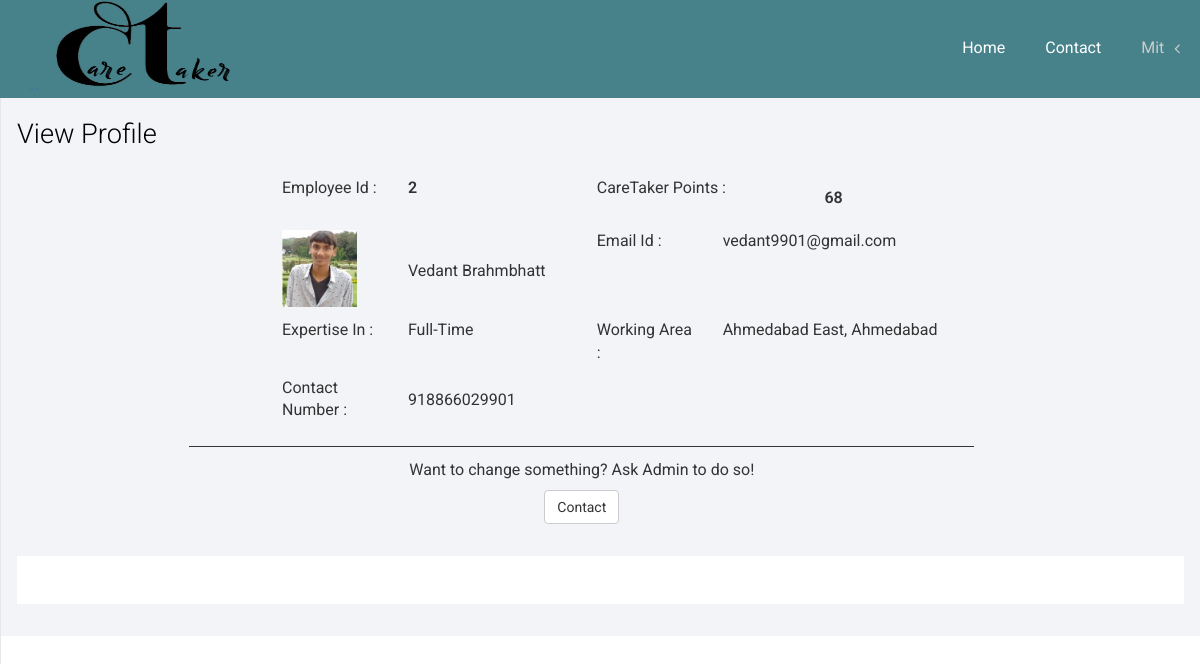
The app's page /CT/VProfile.php (signed in) with its own data.
### tables this page shows
CREATE TABLE IF NOT EXISTS `caretaker_master` (
`Emp_id` int(8) NOT NULL,
  `First_name` varchar(16) NOT NULL,
  `Last_name` varchar(16) DEFAULT NULL,
  `Email_ID` varchar(32) NOT NULL,
  `Profile_image` text NOT NULL,
  `User_type` varchar(5) NOT NULL DEFAULT 'CT',
  `Service_id` int(2) NOT NULL,
  `City_id` int(4) NOT NULL,
  `Area_id` int(8) NOT NULL,
  `Contact_no` bigint(10) NOT NULL,
  `Points` int(4) NOT NULL DEFAULT '50',
  `Available` tinyint(1) NOT NULL DEFAULT '1',
  `Password` varchar(32) NOT NULL DEFAULT 'caretaker',
  `Deleted` tinyint(1) NOT NULL DEFAULT '0',
  `Time_Stamp` date NOT NULL
);

CREATE TABLE IF NOT EXISTS `service_master` (
`Service_id` int(50) NOT NULL,
  `Service_type` varchar(50) NOT NULL,
  `Service_fees` int(50) DEFAULT NULL,
  `Deleted` tinyint(1) NOT NULL DEFAULT '0'
);

CREATE TABLE IF NOT EXISTS `area_master` (
`Area_id` int(8) NOT NULL,
  `Area_name` varchar(16) NOT NULL,
  `City_id` int(4) NOT NULL,
  `Deleted` tinyint(1) NOT NULL DEFAULT '0'
);

CREATE TABLE IF NOT EXISTS `city_master` (
`City_id` int(4) NOT NULL,
  `City_name` varchar(16) NOT NULL,
  `Deleted` tinyint(1) NOT NULL DEFAULT '0'
);

### CT/VProfile.php (the view, shortened to what this page needs)
<!DOCTYPE HTML>
<html style="background-color: #FFF;">
<?php
require("../connection.php");
require_once("Navigation.php");
?>
<head>
</head>
<body>
<div id="wrapper">
    <div id="page-wrapper" style="margin-left: 0px; min-height: 399px;">
        <div class="graphs">
            <div class="xs" style="margin-top: 88px;">
                <h3>View Profile</h3>
                <?php
                    $SPSelect="SELECT * FROM `caretaker_master` WHERE Emp_id='{$_SESSION['User_id']}'";
                    $SPResult=mysql_query($SPSelect,$con);
                    $SPRow=mysql_fetch_assoc($SPResult);
                    $SSelect="SELECT Service_type FROM `service_master` WHERE Service_id='{$SPRow['Service_id']}'";
                    $SResult=mysql_query($SSelect,$con);
                    $SRow=mysql_fetch_assoc($SResult);
                    $CSelect="SELECT City_name FROM `city_master` WHERE City_id='{$SPRow['City_id']}'";
                    $CResult=mysql_query($CSelect,$con);
                    $CRow=mysql_fetch_assoc($CResult);
                    $ASelect="SELECT Area_name FROM `area_master` WHERE Area_id='{$SPRow['Area_id']}'";
                    $AResult=mysql_query($ASelect,$con);
                    $ARow=mysql_fetch_assoc($AResult);
                ?>
                <div class="tab-content col_3" style="margin-top: 24px;">
                    <div class="tab-pane active" id="horizontal-form">
                        <div class="col-sm-10" style="margin-bottom: 12px;">
                            <div class="col-sm-2"> </div>
                            <div class="col-sm-10" style="padding-bottom: 8px;">
                                <div class="col-sm-1"> </div>
                                <div class="col-sm-2">Employee Id :</div>
                                <div class="col-sm-2" style="font-weight: 600"><?php echo $SPRow['Emp_id'];?></div>
                                <div class="col-sm-1"> </div>
                                <div class="col-sm-3">CareTaker Points :</div>
                                <div class="col-sm-2" style="padding-top: 10px;font-weight: 600;" align="center"><?php echo $SPRow['Points'];?></div>
                            </div>
                        </div>
                        <div class="col-sm-10">
                            <div class="col-sm-2"> </div>
                            <div class="col-sm-10">
                                <div class="col-sm-1"> </div>
                                <div class="col-sm-2"><img src="../images/<?php echo $SPRow['Profile_image']?>" width="75"></div>
                                <div class="col-sm-3" style="padding-top: 30px;"><?php echo $SPRow['First_name']." ".$SPRow['Last_name'];?></div>
                                <div class="col-sm-2">Email Id :</div>
                                <div class="col-sm-2"><?php echo $SPRow['Email_ID'];?></div>
                            </div>
                        </div>
                        <div class="col-sm-10" style="margin-top: 12px;">
                            <div class="col-sm-2"> </div>
                            <div class="col-sm-10">
                                <div class="col-sm-1"> </div>
                                <div class="col-sm-2">Expertise In :</div>
                                <div class="col-sm-2"><?php echo $SRow['Service_type'];?></div>
                                <div class="col-sm-1"> </div>
                                <div class="col-sm-2">Working Area :</div>
                                <div class="col-sm-4"><?php echo $ARow['Area_name'];?>, <?php echo $CRow['City_name'];?></div>
                            </div>
                        </div>
                        <div class="col-sm-10" style="margin-bottom: 12px;margin-top: 12px;">
                            <div class="col-sm-2"> </div>
                            <div class="col-sm-10"  style="border-bottom: 1px solid;padding-bottom: 24px;">
                                <div class="col-sm-1"> </div>
                                <div class="col-sm-2">Contact Number :</div>
                                <div class="col-sm-2" style="padding-top: 12px;"><?php echo $SPRow['Contact_no'];?></div>
                            </div>
                        </div>
                        <div class="col-sm-10" align="center">
                            <div class="col-sm-2"> </div>
                            Want to change something? Ask Admin to do so!
                        </div>
                        <div class="col-sm-10" align="center" style="padding-top: 8px;">
                            <div class="col-sm-2"> </div>
                            <a href="Feedback.php" class="btn btn-default">Contact</a>
                        </div>
                    </div>
                </div>
                <div class="clearfix"> </div>
                <div class="copy_layout" style="margin-top: 32px;">
                </div>
            </div>
        </div>
    </div>
</div>
</body>
</html>

### CT/Navigation.php (shortened to what this page needs)
<head>
    <link href="../css/bootstrap.min.css" rel='stylesheet' type='text/css' />
    <link href="../css/style.css" rel='stylesheet' type='text/css' />
    <link href="../css/font-awesome.css" rel="stylesheet">
    <link href="../css/custom.css" rel="stylesheet">
</head>
<nav class="top1 navbar navbar-default navbar-static-top" role="navigation" style="margin-bottom: 0;border-bottom-width: 0px;height: 98px;position: fixed;right: 0;left: 0;z-index: 1030;top: 0;">
    <div class="navbar-header">
        <a class="navbar-brand" href="index.php" style="padding-top: 0px;"><img src="../images/CT%20LOGO.png" height="90" width="240"></a>
    </div>
    <ul class="nav navbar-nav navbar-right">
        <li>
            <a href="index.php" aria-expanded="false" style="display: block;margin-top: 20px;margin-right: 20px;<?php if(basename($_SERVER['PHP_SELF'])=="index.php"){ echo "color: #CCCCCC";}?>">
                Home
            </a>
        </li>
        <li>
            <a href="Feedback.php" aria-expanded="false" style="display: block;margin-top: 20px;margin-right: 20px;<?php if(basename($_SERVER['PHP_SELF'])=="Feedback.php"){ echo "color: #CCCCCC";}?>">
                Contact
            </a>
        </li>
        <li class="dropdown sidebar" style="margin-top: 20px;width: auto;">
            <a href="#" class="dropdown-toggle avatar" data-toggle="dropdown" style="width: auto; padding-left: auto;"><?php echo $_SESSION["First_name"];?><span class="fa arrow" style="margin-top: 20px;margin-left: 10px;"></span></a>
        </li>
    </ul>
</nav>

### css/style.css (style rules this page uses)
h4, h5, h6, h1, h2, h3 { margin-top: 0; }
ul, ol { margin: 0; }
html, body { font-family: 'Roboto', sans-serif; font-size: 100%; background:#000; overflow-x: hidden; }
body a { transition:0.5s all; -webkit-transition:0.5s all; -moz-transition:0.5s all; -o-transition:0.5s all; -ms-transition:0.5s all; }
.navbar .navbar-nav li a { padding: 0 10px; line-height: 56px; position: relative; }
.but_list, .tab-content { margin:1.5em 0 0 0; }
nav.top1.navbar.navbar-default.navbar-static-top { background-color: rgba(71, 130, 139, 1); font-family: 'Roboto', sans-serif; }
.navbar-default .navbar-brand { color: #fff !important; font-size: 30px; font-weight: 500; }
.navbar-right { margin-right: 10px !important; }
.navbar-right li { display:inline-block; }
ul.nav.navbar-nav.navbar-right { height: 51px; }
.navbar-default .navbar-nav>.active>a, .navbar-default .navbar-nav>.active>a:focus, .navbar-default .navbar-nav>.active>a:hover { background-color:rgba(231, 231, 231, 0) !important; }
.col_3 { margin-bottom:1em; }
.graphs { padding: 2em 1em; background: #f2f4f8; font-family: 'Roboto', sans-serif; }
.xs h3, .widget_head { color:#000; font-size:1.7em; font-weight:300; margin-bottom: 1em; }
.tab-content > .active { display: block; visibility: visible; }
.copy_layout { padding:1.5em 0; background:#fff; text-align:center; margin: 4em 0 0em 0; }

### css/custom.css (style rules this page uses)
#wrapper { width: 100%; }
#page-wrapper { min-height: 568px; background-color: #fff; }
@media (min-width:768px) { #page-wrapper { position: inherit; margin: 0 0 0 250px; border-left: 1px solid #e7e7e7; } }
.sidebar .arrow { float: right; }
.sidebar .fa.arrow:before { content: "\f104"; }
@media (min-width:768px) { .sidebar { z-index: 1; position: absolute; width: 250px; margin-top: 51px; } }

### records on screen
caretaker_master: Emp_id "2", Points "68", Profile_image (picture), First_name "Vedant", Last_name "Brahmbhatt", Email_ID "vedant9901@gmail.com", Contact_no "918866029901"
service_master: Service_type "Full-Time"
area_master: Area_name "Ahmedabad East"
city_master: City_name "Ahmedabad"

### other values on screen
$_SESSION["First_name"] "Mit"
